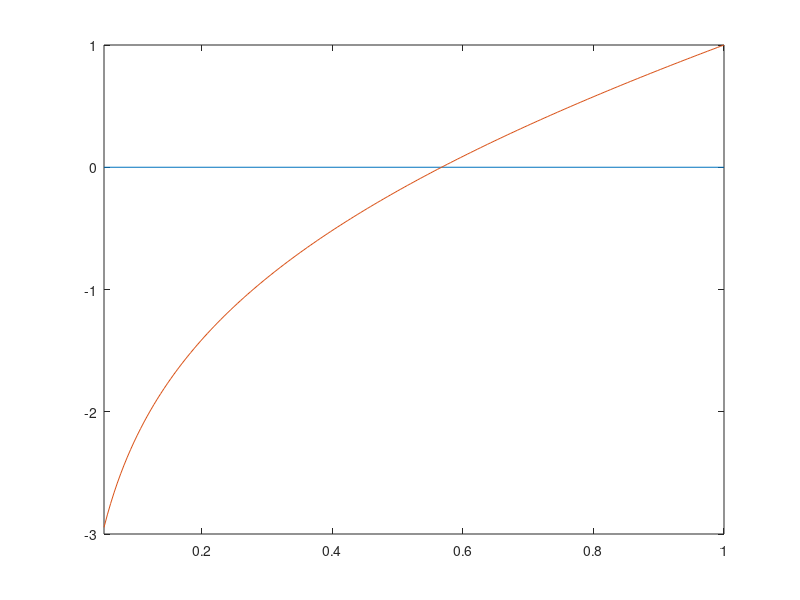
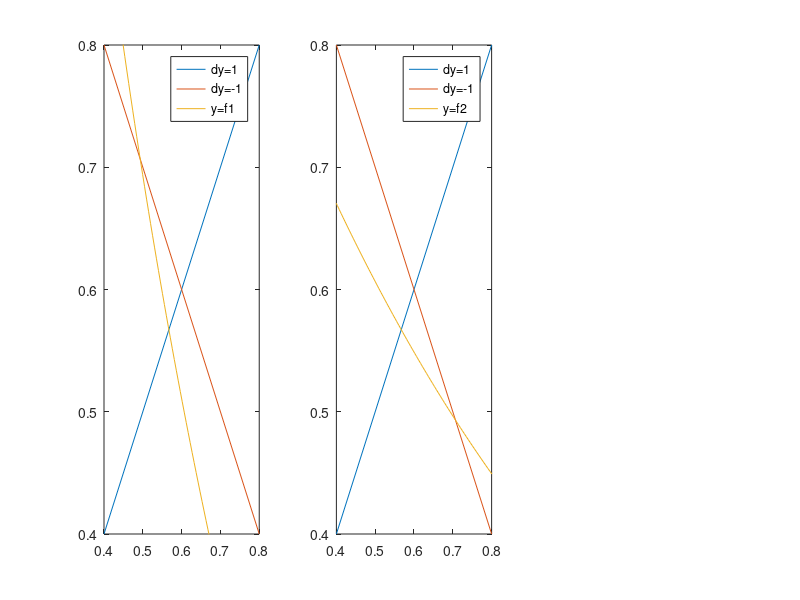

The MATLAB source for these figures, in order: (Note: this script raises an error after producing the figures.)
clc
clear all
clf
addpath('../Biblioteca');

%% resolver x+logx=0 con iteraciones de punto fijo

f=@(x) x+log(x);

aa=0.05;
bb=1;
tx=linspace(aa,bb,187);
figure(1);
plot([aa,bb],[0,0],tx,f(tx));
xlim([aa,bb]);

aa=0.4;
bb=0.8;


figure(2);
%% ecuacion punto fijo I1
f1=@(x) -log(x);

subplot(1,3,1)
plot([aa,bb],[aa,bb],[aa,bb],[bb,aa],tx,f1(tx))
xlim([aa,bb])
ylim([aa,bb])
legend('dy=1','dy=-1','y=f1')

%% ecuacion punto fijo I2
f2=@(x) exp(-x);

subplot(1,3,2)
plot([aa,bb],[aa,bb],[aa,bb],[bb,aa],tx,f2(tx))
xlim([aa,bb])
ylim([aa,bb])
legend('dy=1','dy=-1','y=f2')

%%la derivada en el punto fijo |f'(punto)|<1, se pueden usar iteraciones de punto fijo
errorParada=0.5e-8;
xiniPfijo=0.5;
maxIteraciones=100;

h=0.001;

x = puntofijo(f2,xiniPfijo,errorParada,maxIteraciones)

dfx=(f2(x+h)-f2(x-h))/(2*h)

x = puntofijoSteffensen(f2,xiniPfijo,errorParada,maxIteraciones)

%% ecuacion punto fijo I3
f3=@(x) (x+exp(-x))/2;

subplot(1,3,3)
plot([aa,bb],[aa,bb],[aa,bb],[bb,aa],tx,f3(tx))
xlim([aa,bb])
ylim([aa,bb])
legend('dy=1','dy=-1','y=f3')

x = puntofijo(f3,xiniPfijo,errorParada,maxIteraciones)

dfx=(f3(x+h)-f3(x-h))/(2*h)

x = puntofijoSteffensen(f3,xiniPfijo,errorParada,maxIteraciones)

